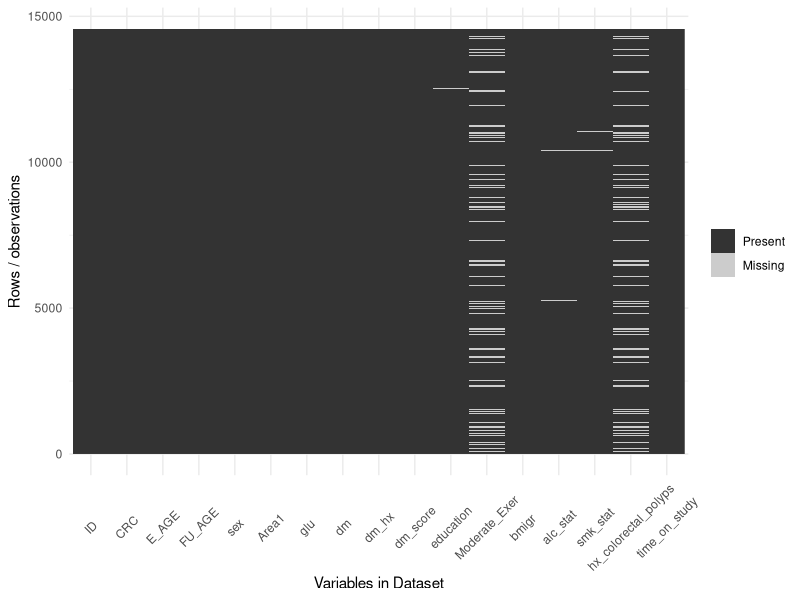
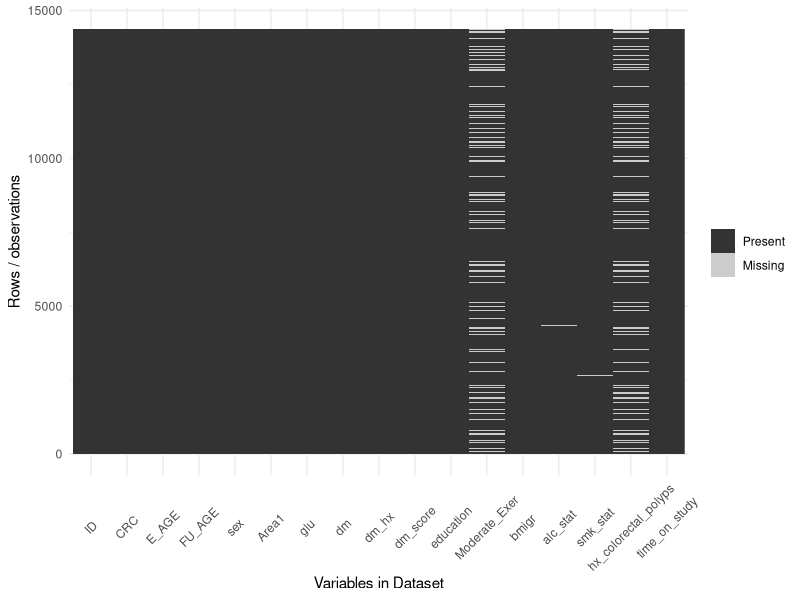
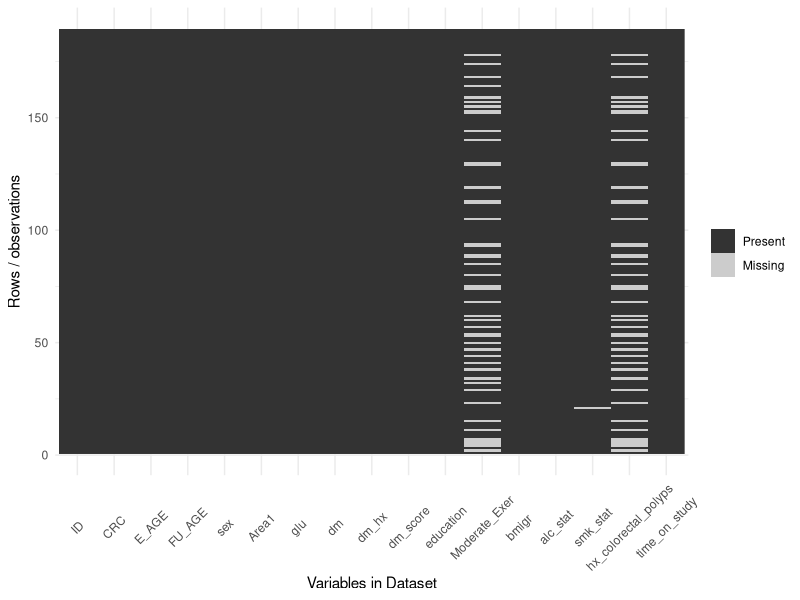
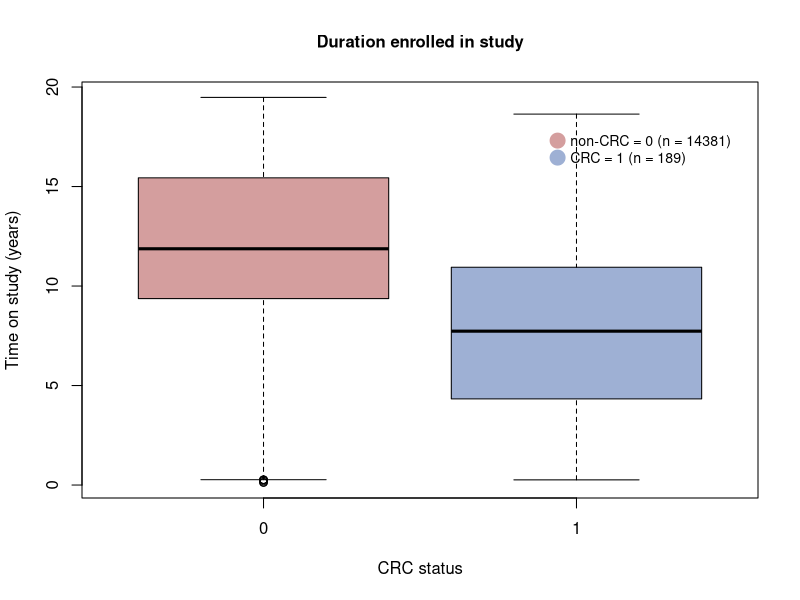

R code for these plots, in order: (Note: this script raises an error after producing the figures.)
library(dplyr)
library(randomForest)
library(caret)
library(ggplot2)

data = read.csv("datasets/KMCC DM CRC.csv")
var_ind = c(2,5,6,8,9,10,11,12,13,14,15,16)
for(i in 1:length(var_ind)){
  data[,var_ind[i]] = as.factor(data[,var_ind[i]])
}

# create copy of data and replace certain col values w/ NA
new_data = data
miss_var_ind = c(11,12,14,15,16)
# if certain column values = 6 or 9, then replace the value with an NA
new_data[, miss_var_ind][new_data[,miss_var_ind] == 6 | new_data[,miss_var_ind] == 9] = NA
# time on study
new_data$time_on_study = data$FU_AGE - data$E_AGE
clean_data = na.omit(new_data)

# check for missingness
ggplot_missing = function(x){
  if(!require(reshape2)){warning('you need to install reshape2')} 
  require(reshape2)
  require(ggplot2)
  #### This function produces a plot of the missing data pattern
  #### in x. It is a modified version of a function in the 'neato' package
  x %>%
    is.na %>%
    melt %>% ggplot(data = .,
                    aes(x = Var2,
                        y = Var1)) +
    geom_raster(aes(fill = value)) + scale_fill_grey(name = "",
                                                     labels = c("Present","Missing")) + theme_minimal() +
    theme(axis.text.x = element_text(angle=45, vjust=0.5)) + 
    labs(x = "Variables in Dataset",
         y = "Rows / observations")
} 
ggplot_missing(new_data) # Moderate_Exer and hx_colorectal_polyps have majority missing
sum(is.na(new_data$Moderate_Exer)) #num of missing Moderate_Exer values = 2436
sum(is.na(new_data$hx_colorectal_polyps)) # num of missing hx values = 2277
me_miss_ind = which(is.na(new_data$Moderate_Exer))
hx_miss_ind = which(is.na(new_data$hx_colorectal_polyps))
missing_hx = new_data[hx_miss_ind,]
missing_me = new_data[me_miss_ind,]
all_missing_data = rbind(missing_hx, missing_me)
all_missing_data = distinct(all_missing_data)

# summary stats
not_new = new_data%>% filter(CRC == 0)
crc_new = new_data%>% filter(CRC == 1)
ggplot_missing(not_new)
ggplot_missing(crc_new)
par(cex.main=1)
boxplot(time_on_study~CRC,data=new_data,
        main="Duration enrolled in study",
        col = c(rgb(0.83, 0.62, 0.62), rgb(0.62, 0.69, 0.83)),
        xlab="CRC status", ylab="Time on study (years)")
# Add a legend
legend("topright", legend = c("non-CRC = 0 (n = 14381)","CRC = 1 (n = 189)") , 
       col = c(rgb(0.83, 0.62, 0.62), rgb(0.62, 0.69, 0.83)), 
       bty = "n", pch=20 , pt.cex = 3, cex = 0.85, 
       horiz = FALSE, inset = c(0.03, 0.1))

# random forest play time

# 1. set seed
set.seed(692)

# 2. partition data for training and testing
train_index = createDataPartition(data$CRC, p = .8, list = FALSE) %>% 
  as.vector(.)
train_data = (data[train_index,])[,-1]
test_data = (data[-train_index,])[,-1]

rf = randomForest(CRC ~ ., data = train_data, proximity = T)
